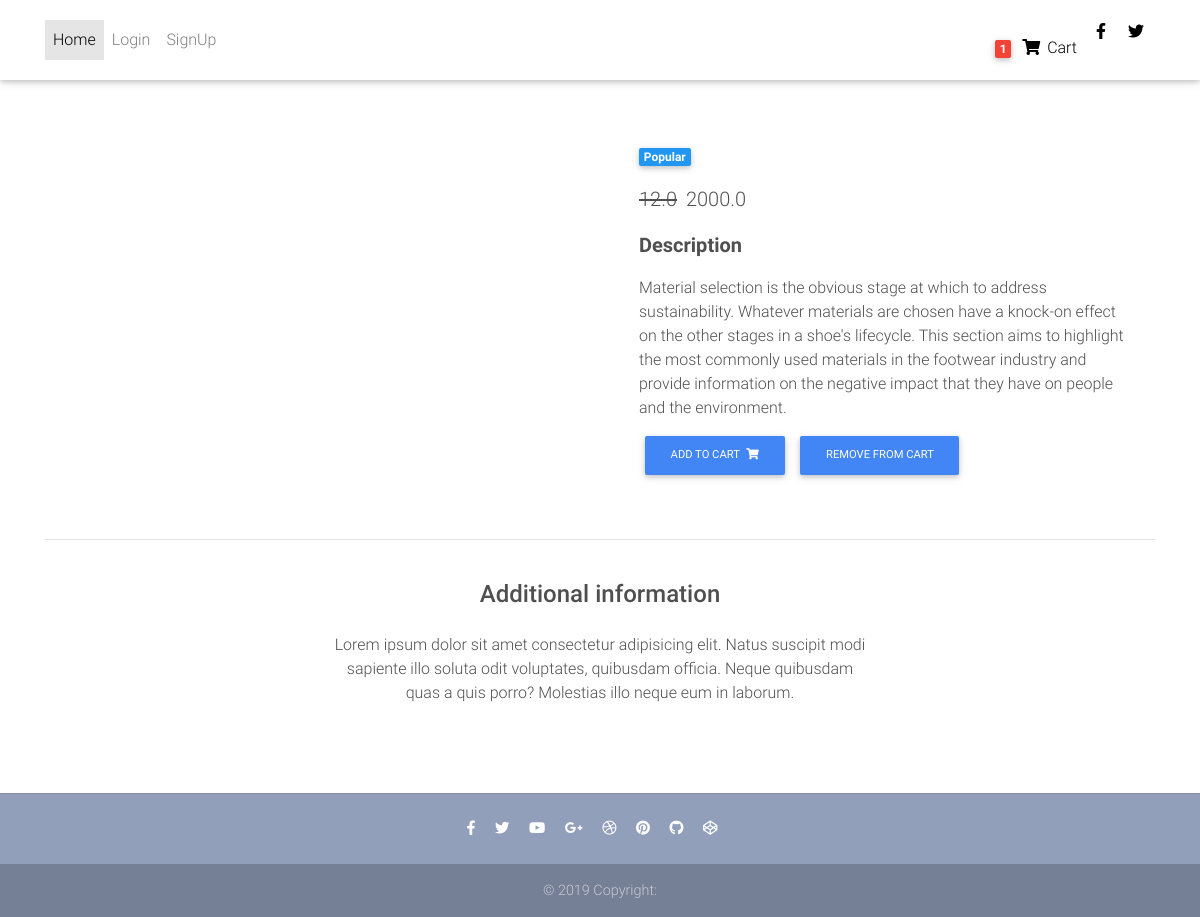
The app's page /products/nike1/ with its own data.
### home/models.py (models this page shows, shortened)
class Items(models.Model):
    title=models.CharField(max_length=200)
    price=models.FloatField()
    image=models.ImageField(upload_to='pics')
    model=models.CharField(choices=decide,max_length=20)
    description=models.CharField(max_length=500)
    discount=models.FloatField(blank=True)
    slug=models.SlugField()
    def get_add_to_cart_url(self):
         return reverse("core:addtocart", kwargs={"slug": self.slug
        })
    def get_remove_to_cart_url(self):
         return reverse("core:remove_from_cart", kwargs={"slug": self.slug
        })

### home/views.py (the view)
# urls.py: path('products/<slug>/', products.as_view(), name='products'),
class products(DetailView):
    model=Items
    template_name='product.html'

### templates/product.html (shortened to what this page needs)
{% load static %}
<!DOCTYPE html>
<html lang="en">
<head>
  <link rel="stylesheet" href="https://use.fontawesome.com/releases/v5.11.2/css/all.css">
  <link href="{% static 'css/bootstrap.min.css' %}" rel="stylesheet">
  <link href="{% static 'css/mdb.min.css' %}" rel="stylesheet">
  <link href="{% static 'css/style.min.css' %}" rel="stylesheet">
</head>
<body>
  <nav class="navbar fixed-top navbar-expand-lg navbar-light white scrolling-navbar">
    <div class="container">
      <div class="collapse navbar-collapse" id="navbarSupportedContent">
        <ul class="navbar-nav mr-auto">
          <li class="nav-item active">
            <a class="nav-link waves-effect" href="/">Home
            </a>
          </li>
          {% if request.user.is_authenticated %}
          <a class="nav-link waves-effect" href="#">PRODUCT</a>
          <a class="nav-link waves-effect" href="/checkout">CHECKOUT</a>
           <a class="nav-link waves-effect" href="/ordersummaryview">CART
           <a class="nav-link waves-effect" href="/payement">PAYEMENT
           <a class="nav-link waves-effect" href="/logout">Logout
          {% else %}
          <a class="nav-link waves-effect" href="/login">Login
           <a class="nav-link waves-effect" href="/register">SignUp
          {% endif %}
        </ul>
        <ul class="navbar-nav nav-flex-icons">
          <li class="nav-item">
            <a class="nav-link waves-effect">
              <span class="badge red z-depth-1 mr-1"> 1 </span>
              <i class="fas fa-shopping-cart"></i>
              <span class="clearfix d-none d-sm-inline-block"> Cart </span>
            </a>
          </li>
          <li class="nav-item">
            <a href="https://www.facebook.com/mdbootstrap" class="nav-link waves-effect" target="_blank">
              <i class="fab fa-facebook-f"></i>
            </a>
          </li>
          <li class="nav-item">
            <a href="https://twitter.com/MDBootstrap" class="nav-link waves-effect" target="_blank">
              <i class="fab fa-twitter"></i>
            </a>
          </li>
        </ul>
      </div>
    </div>
  </nav>
  <main class="mt-5 pt-4">
    <div class="container dark-grey-text mt-5">
      <div class="row wow fadeIn">
        <div class="col-md-6 mb-4">
        </div>
        <div class="col-md-6 mb-4">
          <div class="p-4">
            <div class="mb-3">
              <a href="">
                <span class="badge blue mr-1">{{object.model}}</span>
              </a>
            </div>
            <p class="lead">
              <span class="mr-1">
                <del>{{object.discount}}</del>
              </span>
              <span>{{object.price}}</span>
            </p>
            <p class="lead font-weight-bold">Description</p>
            <p>{{object.description}}</p>
            <a href="{{object.get_add_to_cart_url}}" class="btn btn-primary btn-md my-0 p" >Add to cart
                <i class="fas fa-shopping-cart ml-1"></i>
              </a>
              <a href="{{object.get_remove_to_cart_url}}" class="btn btn-primary btn-md my-0 p" >REmove From Cart</a>
          </div>
        </div>
      </div>
      <hr>
      <div class="row d-flex justify-content-center wow fadeIn">
        <div class="col-md-6 text-center">
          <h4 class="my-4 h4">Additional information</h4>
          <p>Lorem ipsum dolor sit amet consectetur adipisicing elit. Natus suscipit modi sapiente illo soluta odit
            voluptates,
            quibusdam officia. Neque quibusdam quas a quis porro? Molestias illo neque eum in laborum.</p>
        </div>
      </div>
      <div class="row wow fadeIn">
        <div class="col-lg-4 col-md-12 mb-4">
        </div>
        <div class="col-lg-4 col-md-6 mb-4">
        </div>
        <div class="col-lg-4 col-md-6 mb-4">
        </div>
      </div>
    </div>
  </main>
  <footer class="page-footer text-center font-small mt-4 wow fadeIn">
    <hr class="my-4">
    <div class="pb-4">
      <a href="https://www.facebook.com/mdbootstrap" target="_blank">
        <i class="fab fa-facebook-f mr-3"></i>
      </a>
      <a href="https://twitter.com/MDBootstrap" target="_blank">
        <i class="fab fa-twitter mr-3"></i>
      </a>
      <a href="https://www.youtube.com/watch?v=7MUISDJ5ZZ4" target="_blank">
        <i class="fab fa-youtube mr-3"></i>
      </a>
      <a href="https://plus.google.com/u/0/b/107863090883699620484" target="_blank">
        <i class="fab fa-google-plus-g mr-3"></i>
      </a>
      <a href="https://dribbble.com/mdbootstrap" target="_blank">
        <i class="fab fa-dribbble mr-3"></i>
      </a>
      <a href="https://pinterest.com/mdbootstrap" target="_blank">
        <i class="fab fa-pinterest mr-3"></i>
      </a>
      <a href="https://github.com/mdbootstrap/bootstrap-material-design" target="_blank">
        <i class="fab fa-github mr-3"></i>
      </a>
      <a href="http://codepen.io/mdbootstrap/" target="_blank">
        <i class="fab fa-codepen mr-3"></i>
      </a>
    </div>
    <div class="footer-copyright py-3">
      © 2019 Copyright:
    </div>
  </footer>
</body>
</html>

### records on screen
Items: model "Popular", discount "12.0", price "2000.0", description "Material selection is the obvious stage at which to address sustainability. Whatever materials are chosen have a knock-on effect on the other stages in a shoe's lifecycle. This section aims to highlight the most commonly used materials in the footwear industry and provide information on the negative impact that they have on people and the environment."
